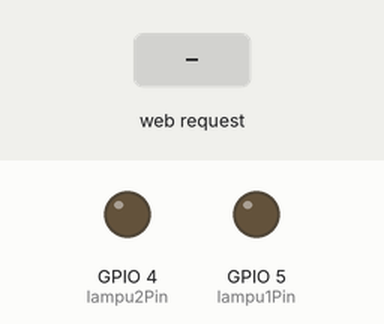
This sketch was run on a simulated ESP8266 (NodeMCU). Shown: output pins drawn as LEDs (lit = HIGH). Inputs (shaded band) come from the test bench. WiFi joins after 1.5 s; servers stay silent unless stated; what the sketch prints to the serial monitor is not drawn.

Above: at 3.2 s.
3.3 s: HTTP request GET /lamp1_off received
At 4.5 s:
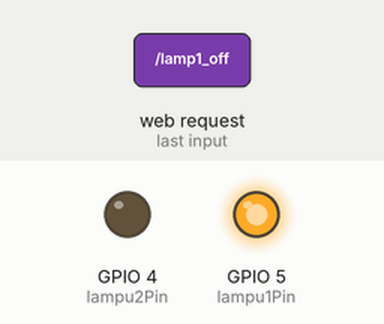
4.8 s: HTTP request GET /lamp2_off received
At 5.8 s:
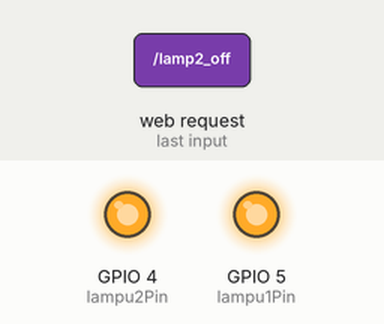
6.3 s: HTTP request GET /lamp1_on received
At 7.0 s:
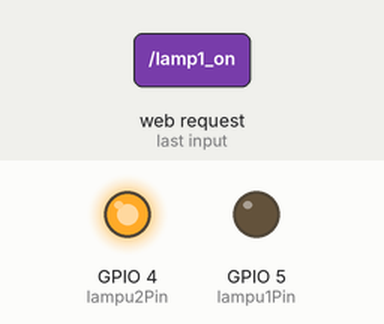
7.8 s: HTTP request GET /lamp2_on received
At 8.1 s:
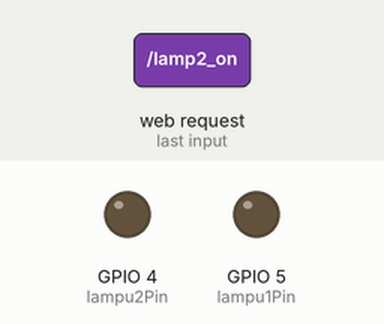
Timing chart, 0 to 10.3 s (numbered marks = the images above; inputs shaded):
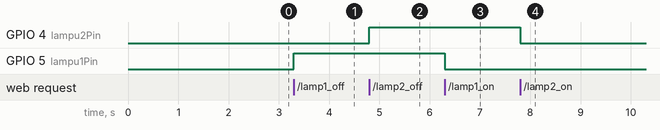

The sketch:

bot_lampu_dc_v1.ino
```cpp
#include <ESP8266WiFi.h>
#include <ESP8266WebServer.h>

const char *ssid = "your ssid";
const char *password = "your password wifi/hotspot";

// Deklarasikan pin relay sesuai dengan koneksi pada NodeMCU
const int lampu1Pin = 5;  // GPIO 5
const int lampu2Pin = 4;  // GPIO 4

ESP8266WebServer server(80);

void setup() {
  Serial.begin(115200);

  // Hubungkan ke WiFi
  WiFi.begin(ssid, password);
  while (WiFi.status() != WL_CONNECTED) {
    delay(1000);
    Serial.println("Connecting to WiFi...");
  }

  // Dapatkan dan cetak alamat IP lokal
  Serial.println("Connected to WiFi");
  Serial.print("IP Address: ");
  Serial.println(WiFi.localIP());

  // Konfigurasi pin relay
  pinMode(lampu1Pin, OUTPUT);
  pinMode(lampu2Pin, OUTPUT);

  // Tentukan penangan HTTP untuk menghidupkan/mematikan lampu 1
server.on("/lamp1_on", HTTP_GET, []() {
  digitalWrite(lampu1Pin, LOW);  // Ubah menjadi LOW untuk menyalakan
  server.send(200, "text/html", "Lampu 1 dihidupkan");
});

server.on("/lamp1_off", HTTP_GET, []() {
  digitalWrite(lampu1Pin, HIGH);   // Ubah menjadi HIGH untuk mematikan
  server.send(200, "text/html", "Lampu 1 dimatikan");
});

// Tentukan penangan HTTP untuk menghidupkan/mematikan lampu 2
server.on("/lamp2_on", HTTP_GET, []() {
  digitalWrite(lampu2Pin, LOW);  // Ubah menjadi LOW untuk menyalakan
  server.send(200, "text/html", "Lampu 2 dihidupkan");
});

server.on("/lamp2_off", HTTP_GET, []() {
  digitalWrite(lampu2Pin, HIGH);   // Ubah menjadi HIGH untuk mematikan
  server.send(200, "text/html", "Lampu 2 dimatikan");
});

  // Mulai server
  server.begin();
}

void loop() {
  server.handleClient();
}
```

Measured:
- after the input at 3.3 s, GPIO 5 (lampu1Pin): LOW → HIGH at once
- after the input at 4.8 s, GPIO 4 (lampu2Pin): LOW → HIGH at once
- after the input at 6.3 s, GPIO 5 (lampu1Pin): HIGH → LOW at once
- after the input at 7.8 s, GPIO 4 (lampu2Pin): HIGH → LOW at once
